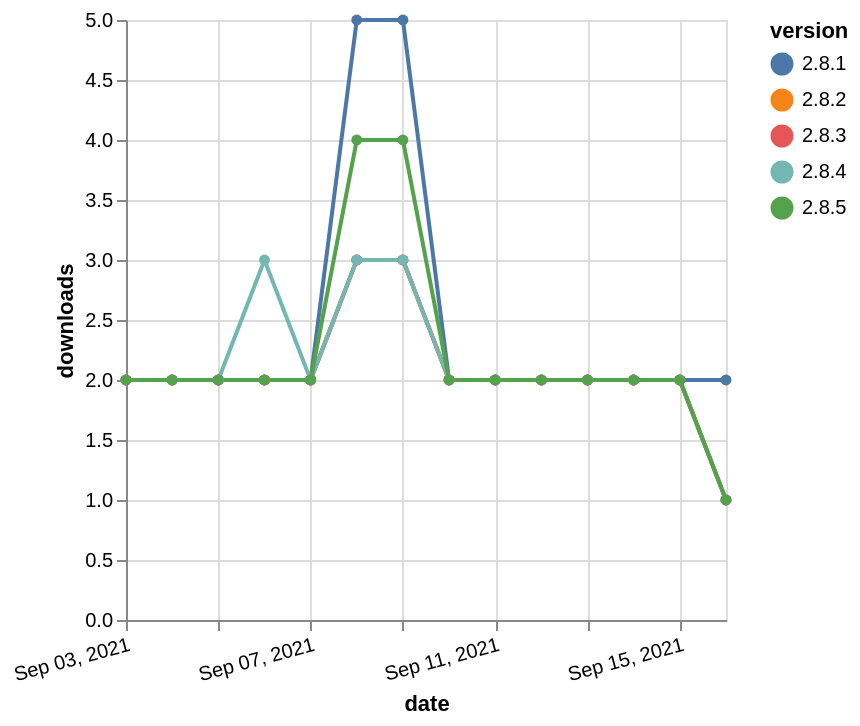

The Vega-Lite source for this figure:
### Vega-Lite specification from a JSON file in a GitHub repository (floating-point values rounded to 4 significant figures)
{"$schema": "https://vega.github.io/schema/vega-lite/v5.json", "description": "A simple bar chart with embedded data.", "data": {"values": [{"date": "2021-09-03", "total": 1906, "delta": 2, "version": "2.8.2"}, {"date": "2021-09-04", "total": 1908, "delta": 2, "version": "2.8.2"}, {"date": "2021-09-05", "total": 1910, "delta": 2, "version": "2.8.2"}, {"date": "2021-09-06", "total": 1912, "delta": 2, "version": "2.8.2"}, {"date": "2021-09-07", "total": 1914, "delta": 2, "version": "2.8.2"}, {"date": "2021-09-08", "total": 1917, "delta": 3, "version": "2.8.2"}, {"date": "2021-09-09", "total": 1920, "delta": 3, "version": "2.8.2"}, {"date": "2021-09-10", "total": 1922, "delta": 2, "version": "2.8.2"}, {"date": "2021-09-11", "total": 1924, "delta": 2, "version": "2.8.2"}, {"date": "2021-09-12", "total": 1926, "delta": 2, "version": "2.8.2"}, {"date": "2021-09-13", "total": 1928, "delta": 2, "version": "2.8.2"}, {"date": "2021-09-14", "total": 1930, "delta": 2, "version": "2.8.2"}, {"date": "2021-09-15", "total": 1932, "delta": 2, "version": "2.8.2"}, {"date": "2021-09-16", "total": 1933, "delta": 1, "version": "2.8.2"}, {"date": "2021-09-03", "total": 2695, "delta": 2, "version": "2.8.1"}, {"date": "2021-09-04", "total": 2697, "delta": 2, "version": "2.8.1"}, {"date": "2021-09-05", "total": 2699, "delta": 2, "version": "2.8.1"}, {"date": "2021-09-06", "total": 2701, "delta": 2, "version": "2.8.1"}, {"date": "2021-09-07", "total": 2703, "delta": 2, "version": "2.8.1"}, {"date": "2021-09-08", "total": 2708, "delta": 5, "version": "2.8.1"}, {"date": "2021-09-09", "total": 2713, "delta": 5, "version": "2.8.1"}, {"date": "2021-09-10", "total": 2715, "delta": 2, "version": "2.8.1"}, {"date": "2021-09-11", "total": 2717, "delta": 2, "version": "2.8.1"}, {"date": "2021-09-12", "total": 2719, "delta": 2, "version": "2.8.1"}, {"date": "2021-09-13", "total": 2721, "delta": 2, "version": "2.8.1"}, {"date": "2021-09-14", "total": 2723, "delta": 2, "version": "2.8.1"}, {"date": "2021-09-15", "total": 2725, "delta": 2, "version": "2.8.1"}, {"date": "2021-09-16", "total": 2727, "delta": 2, "version": "2.8.1"}, {"date": "2021-09-03", "total": 1613, "delta": 2, "version": "2.8.3"}, {"date": "2021-09-04", "total": 1615, "delta": 2, "version": "2.8.3"}, {"date": "2021-09-05", "total": 1617, "delta": 2, "version": "2.8.3"}, {"date": "2021-09-06", "total": 1619, "delta": 2, "version": "2.8.3"}, {"date": "2021-09-07", "total": 1621, "delta": 2, "version": "2.8.3"}, {"date": "2021-09-08", "total": 1624, "delta": 3, "version": "2.8.3"}, {"date": "2021-09-09", "total": 1627, "delta": 3, "version": "2.8.3"}, {"date": "2021-09-10", "total": 1629, "delta": 2, "version": "2.8.3"}, {"date": "2021-09-11", "total": 1631, "delta": 2, "version": "2.8.3"}, {"date": "2021-09-12", "total": 1633, "delta": 2, "version": "2.8.3"}, {"date": "2021-09-13", "total": 1635, "delta": 2, "version": "2.8.3"}, {"date": "2021-09-14", "total": 1637, "delta": 2, "version": "2.8.3"}, {"date": "2021-09-15", "total": 1639, "delta": 2, "version": "2.8.3"}, {"date": "2021-09-16", "total": 1640, "delta": 1, "version": "2.8.3"}, {"date": "2021-09-03", "total": 1196, "delta": 2, "version": "2.8.4"}, {"date": "2021-09-04", "total": 1198, "delta": 2, "version": "2.8.4"}, {"date": "2021-09-05", "total": 1200, "delta": 2, "version": "2.8.4"}, {"date": "2021-09-06", "total": 1203, "delta": 3, "version": "2.8.4"}, {"date": "2021-09-07", "total": 1205, "delta": 2, "version": "2.8.4"}, {"date": "2021-09-08", "total": 1208, "delta": 3, "version": "2.8.4"}, {"date": "2021-09-09", "total": 1211, "delta": 3, "version": "2.8.4"}, {"date": "2021-09-10", "total": 1213, "delta": 2, "version": "2.8.4"}, {"date": "2021-09-11", "total": 1215, "delta": 2, "version": "2.8.4"}, {"date": "2021-09-12", "total": 1217, "delta": 2, "version": "2.8.4"}, {"date": "2021-09-13", "total": 1219, "delta": 2, "version": "2.8.4"}, {"date": "2021-09-14", "total": 1221, "delta": 2, "version": "2.8.4"}, {"date": "2021-09-15", "total": 1223, "delta": 2, "version": "2.8.4"}, {"date": "2021-09-16", "total": 1224, "delta": 1, "version": "2.8.4"}, {"date": "2021-09-03", "total": 1280, "delta": 2, "version": "2.8.5"}, {"date": "2021-09-04", "total": 1282, "delta": 2, "version": "2.8.5"}, {"date": "2021-09-05", "total": 1284, "delta": 2, "version": "2.8.5"}, {"date": "2021-09-06", "total": 1286, "delta": 2, "version": "2.8.5"}, {"date": "2021-09-07", "total": 1288, "delta": 2, "version": "2.8.5"}, {"date": "2021-09-08", "total": 1292, "delta": 4, "version": "2.8.5"}, {"date": "2021-09-09", "total": 1296, "delta": 4, "version": "2.8.5"}, {"date": "2021-09-10", "total": 1298, "delta": 2, "version": "2.8.5"}, {"date": "2021-09-11", "total": 1300, "delta": 2, "version": "2.8.5"}, {"date": "2021-09-12", "total": 1302, "delta": 2, "version": "2.8.5"}, {"date": "2021-09-13", "total": 1304, "delta": 2, "version": "2.8.5"}, {"date": "2021-09-14", "total": 1306, "delta": 2, "version": "2.8.5"}, {"date": "2021-09-15", "total": 1308, "delta": 2, "version": "2.8.5"}, {"date": "2021-09-16", "total": 1309, "delta": 1, "version": "2.8.5"}]}, "width": "container", "mark": {"type": "line", "point": {"filled": true}}, "encoding": {"x": {"field": "date", "type": "temporal", "timeUnit": "yearmonthdate", "title": "date", "axis": {"labelAngle": -15}}, "y": {"field": "delta", "type": "quantitative", "title": "downloads"}, "color": {"field": "version", "type": "nominal"}, "tooltip": {"field": "delta"}}}
